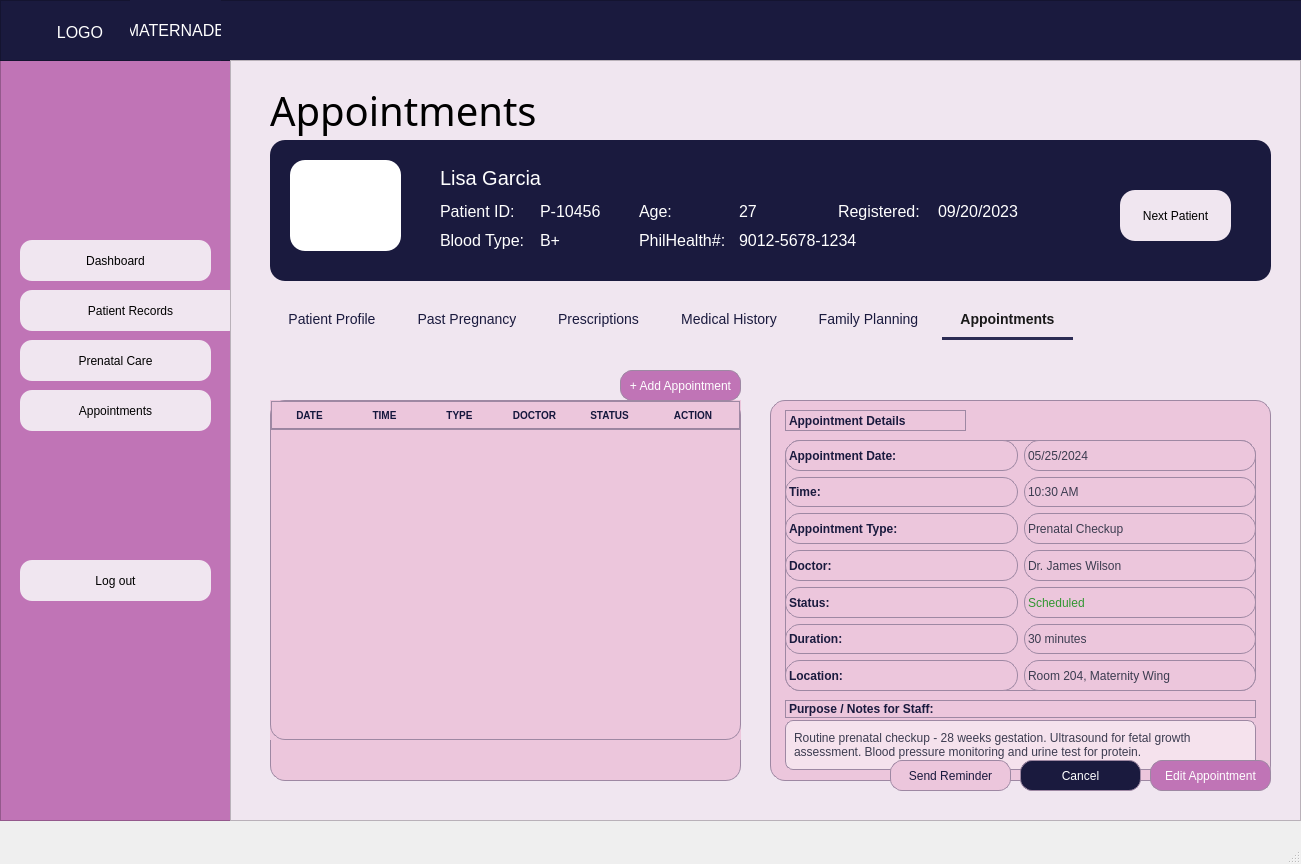
<?xml version="1.0" encoding="UTF-8"?>
<ui version="4.0">
 <class>MainWindow</class>
 <widget class="QMainWindow" name="MainWindow">
  <property name="geometry">
   <rect>
    <x>0</x>
    <y>0</y>
    <width>1301</width>
    <height>864</height>
   </rect>
  </property>
  <property name="sizePolicy">
   <sizepolicy hsizetype="Expanding" vsizetype="Expanding">
    <horstretch>0</horstretch>
    <verstretch>0</verstretch>
   </sizepolicy>
  </property>
  <property name="windowTitle">
   <string>MainWindow</string>
  </property>
  <widget class="QWidget" name="centralwidget">
   <widget class="QFrame" name="frame">
    <property name="geometry">
     <rect>
      <x>0</x>
      <y>60</y>
      <width>231</width>
      <height>761</height>
     </rect>
    </property>
    <property name="sizePolicy">
     <sizepolicy hsizetype="Expanding" vsizetype="Expanding">
      <horstretch>0</horstretch>
      <verstretch>0</verstretch>
     </sizepolicy>
    </property>
    <property name="styleSheet">
     <string notr="true">background-color: rgb(192, 116, 182)</string>
    </property>
    <property name="frameShape">
     <enum>QFrame::StyledPanel</enum>
    </property>
    <property name="frameShadow">
     <enum>QFrame::Raised</enum>
    </property>
    <widget class="QPushButton" name="pushButton">
     <property name="geometry">
      <rect>
       <x>20</x>
       <y>180</y>
       <width>191</width>
       <height>41</height>
      </rect>
     </property>
     <property name="styleSheet">
      <string notr="true">background-color: rgb(240, 230, 240);
border-radius: 12px;</string>
     </property>
     <property name="text">
      <string>Dashboard</string>
     </property>
    </widget>
    <widget class="QPushButton" name="pushButton_2">
     <property name="geometry">
      <rect>
       <x>20</x>
       <y>230</y>
       <width>221</width>
       <height>41</height>
      </rect>
     </property>
     <property name="styleSheet">
      <string notr="true">background-color: rgb(240, 230, 240);
border-radius: 12px;</string>
     </property>
     <property name="text">
      <string>Patient Records</string>
     </property>
    </widget>
    <widget class="QPushButton" name="pushButton_3">
     <property name="geometry">
      <rect>
       <x>20</x>
       <y>280</y>
       <width>191</width>
       <height>41</height>
      </rect>
     </property>
     <property name="styleSheet">
      <string notr="true">background-color: rgb(240, 230, 240);
border-radius: 12px;</string>
     </property>
     <property name="text">
      <string>Prenatal Care</string>
     </property>
    </widget>
    <widget class="QPushButton" name="pushButton_4">
     <property name="geometry">
      <rect>
       <x>20</x>
       <y>330</y>
       <width>191</width>
       <height>41</height>
      </rect>
     </property>
     <property name="styleSheet">
      <string notr="true">background-color: rgb(240, 230, 240);
border-radius: 12px;</string>
     </property>
     <property name="text">
      <string>Appointments</string>
     </property>
    </widget>
    <widget class="QPushButton" name="pushButton_5">
     <property name="geometry">
      <rect>
       <x>20</x>
       <y>500</y>
       <width>191</width>
       <height>41</height>
      </rect>
     </property>
     <property name="styleSheet">
      <string notr="true">background-color: rgb(240, 230, 240);
border-radius: 12px;</string>
     </property>
     <property name="text">
      <string>Log out</string>
     </property>
    </widget>
   </widget>
   <widget class="QFrame" name="frame_2">
    <property name="geometry">
     <rect>
      <x>0</x>
      <y>0</y>
      <width>1341</width>
      <height>61</height>
     </rect>
    </property>
    <property name="styleSheet">
     <string notr="true">background-color: rgb(26, 26, 62)</string>
    </property>
    <property name="frameShape">
     <enum>QFrame::StyledPanel</enum>
    </property>
    <property name="frameShadow">
     <enum>QFrame::Raised</enum>
    </property>
    <widget class="QLabel" name="label_2">
     <property name="geometry">
      <rect>
       <x>130</x>
       <y>0</y>
       <width>91</width>
       <height>61</height>
      </rect>
     </property>
     <property name="font">
      <font>
       <family>Segoe UI</family>
       <pointsize>12</pointsize>
       <bold>false</bold>
      </font>
     </property>
     <property name="styleSheet">
      <string notr="true">color: rgb(255, 255, 255);</string>
     </property>
     <property name="text">
      <string>MATERNADB</string>
     </property>
     <property name="alignment">
      <set>Qt::AlignCenter</set>
     </property>
    </widget>
    <widget class="QLabel" name="label_3">
     <property name="geometry">
      <rect>
       <x>30</x>
       <y>10</y>
       <width>100</width>
       <height>45</height>
      </rect>
     </property>
     <property name="sizePolicy">
      <sizepolicy hsizetype="Expanding" vsizetype="Expanding">
       <horstretch>0</horstretch>
       <verstretch>0</verstretch>
      </sizepolicy>
     </property>
     <property name="minimumSize">
      <size>
       <width>100</width>
       <height>45</height>
      </size>
     </property>
     <property name="font">
      <font>
       <family>Segoe UI</family>
       <pointsize>12</pointsize>
       <bold>false</bold>
      </font>
     </property>
     <property name="styleSheet">
      <string notr="true">color: rgb(255, 255, 255);</string>
     </property>
     <property name="text">
      <string>LOGO</string>
     </property>
     <property name="alignment">
      <set>Qt::AlignCenter</set>
     </property>
    </widget>
   </widget>
   <widget class="QFrame" name="frame_3">
    <property name="geometry">
     <rect>
      <x>230</x>
      <y>60</y>
      <width>1071</width>
      <height>761</height>
     </rect>
    </property>
    <property name="sizePolicy">
     <sizepolicy hsizetype="Expanding" vsizetype="Expanding">
      <horstretch>0</horstretch>
      <verstretch>0</verstretch>
     </sizepolicy>
    </property>
    <property name="font">
     <font>
      <family>Nirmala UI Semilight</family>
     </font>
    </property>
    <property name="styleSheet">
     <string notr="true">background-color: rgb(240, 230, 240)</string>
    </property>
    <property name="frameShape">
     <enum>QFrame::StyledPanel</enum>
    </property>
    <property name="frameShadow">
     <enum>QFrame::Raised</enum>
    </property>
    <widget class="QLabel" name="label">
     <property name="geometry">
      <rect>
       <x>40</x>
       <y>20</y>
       <width>301</width>
       <height>61</height>
      </rect>
     </property>
     <property name="font">
      <font>
       <family>Arial Black</family>
       <pointsize>30</pointsize>
      </font>
     </property>
     <property name="text">
      <string>Appointments</string>
     </property>
    </widget>
    <widget class="QFrame" name="frame_4">
     <property name="geometry">
      <rect>
       <x>40</x>
       <y>80</y>
       <width>1001</width>
       <height>141</height>
      </rect>
     </property>
     <property name="sizePolicy">
      <sizepolicy hsizetype="Expanding" vsizetype="Expanding">
       <horstretch>0</horstretch>
       <verstretch>0</verstretch>
      </sizepolicy>
     </property>
     <property name="styleSheet">
      <string notr="true">border-radius:15px;
background-color: rgb(26, 26, 62);</string>
     </property>
     <property name="frameShape">
      <enum>QFrame::StyledPanel</enum>
     </property>
     <property name="frameShadow">
      <enum>QFrame::Raised</enum>
     </property>
     <widget class="QFrame" name="frame_5">
      <property name="geometry">
       <rect>
        <x>20</x>
        <y>20</y>
        <width>111</width>
        <height>91</height>
       </rect>
      </property>
      <property name="styleSheet">
       <string notr="true">background-color: rgb(255, 255, 255);</string>
      </property>
      <property name="frameShape">
       <enum>QFrame::StyledPanel</enum>
      </property>
      <property name="frameShadow">
       <enum>QFrame::Raised</enum>
      </property>
     </widget>
     <widget class="QLabel" name="patient_name">
      <property name="geometry">
       <rect>
        <x>170</x>
        <y>30</y>
        <width>411</width>
        <height>16</height>
       </rect>
      </property>
      <property name="sizePolicy">
       <sizepolicy hsizetype="Expanding" vsizetype="Expanding">
        <horstretch>0</horstretch>
        <verstretch>0</verstretch>
       </sizepolicy>
      </property>
      <property name="styleSheet">
       <string notr="true">color: rgb(255, 255, 255);
font-size: 20px</string>
      </property>
      <property name="text">
       <string>Lisa Garcia</string>
      </property>
     </widget>
     <widget class="QPushButton" name="next_btn">
      <property name="geometry">
       <rect>
        <x>850</x>
        <y>50</y>
        <width>111</width>
        <height>51</height>
       </rect>
      </property>
      <property name="styleSheet">
       <string notr="true">background-color: rgb(240, 230, 240);
border-radius: 15px;</string>
      </property>
      <property name="text">
       <string>Next Patient</string>
      </property>
     </widget>
     <widget class="QWidget" name="layoutWidget">
      <property name="geometry">
       <rect>
        <x>170</x>
        <y>60</y>
        <width>591</width>
        <height>52</height>
       </rect>
      </property>
      <layout class="QGridLayout" name="gridLayout">
       <item row="0" column="0">
        <widget class="QLabel" name="patient_id_label">
         <property name="styleSheet">
          <string notr="true">color: rgb(255, 255, 255);
font-size: 16px</string>
         </property>
         <property name="text">
          <string>Patient ID:</string>
         </property>
        </widget>
       </item>
       <item row="0" column="1">
        <widget class="QLabel" name="placeholder_p_ID">
         <property name="styleSheet">
          <string notr="true">color: rgb(255, 255, 255);
font-size: 16px</string>
         </property>
         <property name="text">
          <string>P-10456</string>
         </property>
        </widget>
       </item>
       <item row="0" column="2">
        <widget class="QLabel" name="patient_id_label_3">
         <property name="styleSheet">
          <string notr="true">color: rgb(255, 255, 255);
font-size: 16px</string>
         </property>
         <property name="text">
          <string>Age:</string>
         </property>
        </widget>
       </item>
       <item row="0" column="3">
        <widget class="QLabel" name="placeholder_age">
         <property name="styleSheet">
          <string notr="true">color: rgb(255, 255, 255);
font-size: 16px</string>
         </property>
         <property name="text">
          <string>27</string>
         </property>
        </widget>
       </item>
       <item row="0" column="4">
        <widget class="QLabel" name="patient_id_label_5">
         <property name="styleSheet">
          <string notr="true">color: rgb(255, 255, 255);
font-size: 16px</string>
         </property>
         <property name="text">
          <string>Registered:</string>
         </property>
        </widget>
       </item>
       <item row="0" column="5">
        <widget class="QLabel" name="placeholder_register_date">
         <property name="styleSheet">
          <string notr="true">color: rgb(255, 255, 255);
font-size: 16px</string>
         </property>
         <property name="text">
          <string>09/20/2023</string>
         </property>
        </widget>
       </item>
       <item row="1" column="0">
        <widget class="QLabel" name="patient_id_label_2">
         <property name="styleSheet">
          <string notr="true">color: rgb(255, 255, 255);
font-size: 16px</string>
         </property>
         <property name="text">
          <string>Blood Type:</string>
         </property>
        </widget>
       </item>
       <item row="1" column="1">
        <widget class="QLabel" name="placeholder_p_bloodType">
         <property name="styleSheet">
          <string notr="true">color: rgb(255, 255, 255);
font-size: 16px</string>
         </property>
         <property name="text">
          <string>B+</string>
         </property>
        </widget>
       </item>
       <item row="1" column="2">
        <widget class="QLabel" name="patient_id_label_4">
         <property name="styleSheet">
          <string notr="true">color: rgb(255, 255, 255);
font-size: 16px</string>
         </property>
         <property name="text">
          <string>PhilHealth#:</string>
         </property>
        </widget>
       </item>
       <item row="1" column="3" colspan="3">
        <widget class="QLabel" name="placeholder_philhealth_num">
         <property name="styleSheet">
          <string notr="true">color: rgb(255, 255, 255);
font-size: 16px</string>
         </property>
         <property name="text">
          <string>9012-5678-1234</string>
         </property>
        </widget>
       </item>
      </layout>
     </widget>
    </widget>
    <widget class="QWidget" name="layoutWidget">
     <property name="geometry">
      <rect>
       <x>40</x>
       <y>240</y>
       <width>803</width>
       <height>40</height>
      </rect>
     </property>
     <layout class="QHBoxLayout" name="horizontalLayout">
      <item>
       <widget class="QPushButton" name="pushButton_6">
        <property name="sizePolicy">
         <sizepolicy hsizetype="Expanding" vsizetype="Expanding">
          <horstretch>0</horstretch>
          <verstretch>0</verstretch>
         </sizepolicy>
        </property>
        <property name="styleSheet">
         <string notr="true">QPushButton {
    background: transparent;
    border: none;
    padding: 8px 18px;
    color: rgb(26, 26, 62);
    font-size: 14px;
}
QPushButton:hover {
    color: #000;
}
QPushButton:checked {
    color: #1a1a1a;
    border-bottom: 3px solid #2c2c54;
}
QPushButton:!checked {
    border-bottom: 3px solid transparent;
}</string>
        </property>
        <property name="text">
         <string>Patient Profile</string>
        </property>
        <property name="checkable">
         <bool>true</bool>
        </property>
       </widget>
      </item>
      <item>
       <widget class="QPushButton" name="pushButton_7">
        <property name="sizePolicy">
         <sizepolicy hsizetype="Expanding" vsizetype="Expanding">
          <horstretch>0</horstretch>
          <verstretch>0</verstretch>
         </sizepolicy>
        </property>
        <property name="styleSheet">
         <string notr="true">QPushButton {
    background: transparent;
    border: none;
    padding: 8px 18px;
    color: rgb(26, 26, 62);
    font-size: 14px;
}
QPushButton:hover {
    color: #000;
}
QPushButton:checked {
    color: #1a1a1a;
    border-bottom: 3px solid #2c2c54;
}
QPushButton:!checked {
    border-bottom: 3px solid transparent;
}</string>
        </property>
        <property name="text">
         <string>Past Pregnancy</string>
        </property>
       </widget>
      </item>
      <item>
       <widget class="QPushButton" name="pushButton_8">
        <property name="sizePolicy">
         <sizepolicy hsizetype="Expanding" vsizetype="Expanding">
          <horstretch>0</horstretch>
          <verstretch>0</verstretch>
         </sizepolicy>
        </property>
        <property name="styleSheet">
         <string notr="true">QPushButton {
    background: transparent;
    border: none;
    padding: 8px 18px;
    color: rgb(26, 26, 62);
    font-size: 14px;
}
QPushButton:hover {
    color: #000;
}
QPushButton:checked {
    color: #1a1a1a;
    border-bottom: 3px solid #2c2c54;
}
QPushButton:!checked {
    border-bottom: 3px solid transparent;
}</string>
        </property>
        <property name="text">
         <string>Prescriptions</string>
        </property>
       </widget>
      </item>
      <item>
       <widget class="QPushButton" name="pushButton_9">
        <property name="sizePolicy">
         <sizepolicy hsizetype="Expanding" vsizetype="Expanding">
          <horstretch>0</horstretch>
          <verstretch>0</verstretch>
         </sizepolicy>
        </property>
        <property name="styleSheet">
         <string notr="true">QPushButton {
    background: transparent;
    border: none;
    padding: 8px 18px;
    color: rgb(26, 26, 62);
    font-size: 14px;
}
QPushButton:hover {
    color: #000;
}
QPushButton:checked {
    color: #1a1a1a;
    border-bottom: 3px solid #2c2c54;
}
QPushButton:!checked {
    border-bottom: 3px solid transparent;
}</string>
        </property>
        <property name="text">
         <string>Medical History</string>
        </property>
       </widget>
      </item>
      <item>
       <widget class="QPushButton" name="pushButton_10">
        <property name="sizePolicy">
         <sizepolicy hsizetype="Expanding" vsizetype="Expanding">
          <horstretch>0</horstretch>
          <verstretch>0</verstretch>
         </sizepolicy>
        </property>
        <property name="styleSheet">
         <string notr="true">QPushButton {
    background: transparent;
    border: none;
    padding: 8px 18px;
    color: rgb(26, 26, 62);
    font-size: 14px;
}
QPushButton:hover {
    color: #000;
}
QPushButton:checked {
    color: #1a1a1a;
    border-bottom: 3px solid #2c2c54;
}
QPushButton:!checked {
    border-bottom: 3px solid transparent;
}</string>
        </property>
        <property name="text">
         <string>Family Planning</string>
        </property>
       </widget>
      </item>
      <item>
       <widget class="QPushButton" name="pushButton_11">
        <property name="sizePolicy">
         <sizepolicy hsizetype="Expanding" vsizetype="Expanding">
          <horstretch>0</horstretch>
          <verstretch>0</verstretch>
         </sizepolicy>
        </property>
        <property name="styleSheet">
         <string notr="true">QPushButton {
    background: transparent;
    border: none;
    padding: 8px 18px;
    color: rgb(26, 26, 62);
    font-size: 14px;
    font-weight: bold;
}
QPushButton:hover {
    color: #000;
}
QPushButton:checked {
    color: #1a1a1a;
    border-bottom: 3px solid #2c2c54;
}
QPushButton:!checked {
    border-bottom: 3px solid transparent;
}</string>
        </property>
        <property name="text">
         <string>Appointments</string>
        </property>
        <property name="checkable">
         <bool>true</bool>
        </property>
        <property name="checked">
         <bool>true</bool>
        </property>
       </widget>
      </item>
     </layout>
    </widget>
    <widget class="QFrame" name="left">
     <property name="geometry">
      <rect>
       <x>40</x>
       <y>340</y>
       <width>471</width>
       <height>381</height>
      </rect>
     </property>
     <property name="styleSheet">
      <string notr="true">background-color:rgb(236, 198, 220);
border: 1px solid rgb(158, 136, 163);
border-radius: 15px;</string>
     </property>
     <property name="frameShape">
      <enum>QFrame::StyledPanel</enum>
     </property>
     <property name="frameShadow">
      <enum>QFrame::Raised</enum>
     </property>
     <widget class="QTableWidget" name="appointments_table">
      <property name="geometry">
       <rect>
        <x>0</x>
        <y>0</y>
        <width>471</width>
        <height>340</height>
       </rect>
      </property>
      <property name="autoFillBackground">
       <bool>true</bool>
      </property>
      <property name="styleSheet">
       <string notr="true">QTableWidget {
    background-color:rgb(236, 198, 220);
    border: 1px solid rgb(158, 136, 163);
    border-radius: 15px;
}
QTableWidget::item {
    background-color: rgb(236, 198, 220);
    color: rgb(21, 23, 61);
    padding: 8px;
    border: none;
    border-bottom: 1px solid rgb(210, 177, 200);
}
QTableWidget::item:selected {
    background-color: rgb(192, 116, 182);
    color: white;
}
QHeaderView::section {
    background-color: rgb(236, 198, 220);
    color: rgb(21, 23, 61);
    font-weight: bold;
    font-size: 10px;
    border: none;
    border-bottom: 1px solid rgb(155, 132, 160);
    padding: 5px;
}
QScrollBar:vertical {
    background: white;
    width: 6px;
    border-radius: 3px;
}
QScrollBar::handle:vertical {
    background: rgb(178, 100, 168);
    border-radius: 3px;
}</string>
      </property>
      <property name="verticalScrollBarPolicy">
       <enum>Qt::ScrollBarAsNeeded</enum>
      </property>
      <property name="editTriggers">
       <set>QAbstractItemView::NoEditTriggers</set>
      </property>
      <property name="alternatingRowColors">
       <bool>false</bool>
      </property>
      <property name="selectionBehavior">
       <enum>QAbstractItemView::SelectRows</enum>
      </property>
      <property name="verticalScrollMode">
       <enum>QAbstractItemView::ScrollPerPixel</enum>
      </property>
      <property name="horizontalScrollMode">
       <enum>QAbstractItemView::ScrollPerPixel</enum>
      </property>
      <property name="showGrid">
       <bool>false</bool>
      </property>
      <property name="columnCount">
       <number>6</number>
      </property>
      <attribute name="horizontalHeaderCascadingSectionResizes">
       <bool>false</bool>
      </attribute>
      <attribute name="horizontalHeaderMinimumSectionSize">
       <number>32</number>
      </attribute>
      <attribute name="horizontalHeaderDefaultSectionSize">
       <number>75</number>
      </attribute>
      <attribute name="horizontalHeaderHighlightSections">
       <bool>true</bool>
      </attribute>
      <attribute name="horizontalHeaderShowSortIndicator" stdset="0">
       <bool>false</bool>
      </attribute>
      <attribute name="horizontalHeaderStretchLastSection">
       <bool>true</bool>
      </attribute>
      <attribute name="verticalHeaderVisible">
       <bool>false</bool>
      </attribute>
      <attribute name="verticalHeaderCascadingSectionResizes">
       <bool>false</bool>
      </attribute>
      <attribute name="verticalHeaderDefaultSectionSize">
       <number>40</number>
      </attribute>
      <column>
       <property name="text">
        <string>DATE</string>
       </property>
      </column>
      <column>
       <property name="text">
        <string>TIME</string>
       </property>
      </column>
      <column>
       <property name="text">
        <string>TYPE</string>
       </property>
      </column>
      <column>
       <property name="text">
        <string>DOCTOR</string>
       </property>
      </column>
      <column>
       <property name="text">
        <string>STATUS</string>
       </property>
      </column>
      <column>
       <property name="text">
        <string>ACTION</string>
       </property>
      </column>
     </widget>
    </widget>
    <widget class="QFrame" name="right_details">
     <property name="geometry">
      <rect>
       <x>540</x>
       <y>340</y>
       <width>501</width>
       <height>381</height>
      </rect>
     </property>
     <property name="sizePolicy">
      <sizepolicy hsizetype="Expanding" vsizetype="Expanding">
       <horstretch>0</horstretch>
       <verstretch>0</verstretch>
      </sizepolicy>
     </property>
     <property name="styleSheet">
      <string notr="true">background-color:rgb(236, 198, 220);
border: 1px solid rgb(158, 136, 163);
border-radius: 15px;</string>
     </property>
     <property name="frameShape">
      <enum>QFrame::StyledPanel</enum>
     </property>
     <property name="frameShadow">
      <enum>QFrame::Raised</enum>
     </property>
     <widget class="QLabel" name="label_4">
      <property name="geometry">
       <rect>
        <x>15</x>
        <y>10</y>
        <width>181</width>
        <height>21</height>
       </rect>
      </property>
      <property name="styleSheet">
       <string notr="true">font: 14pt &quot;Segoe UI&quot;;
font-weight: bold;
color: rgb(26, 26, 62);</string>
      </property>
      <property name="text">
       <string>Appointment Details</string>
      </property>
     </widget>
     <widget class="QWidget" name="formWidget">
      <property name="geometry">
       <rect>
        <x>15</x>
        <y>40</y>
        <width>471</width>
        <height>251</height>
       </rect>
      </property>
      <layout class="QGridLayout" name="gridLayout_2">
       <item row="0" column="0">
        <widget class="QLabel" name="label_5">
         <property name="styleSheet">
          <string notr="true">font: 10pt &quot;Segoe UI&quot;;
font-weight: bold;
color: rgb(26, 26, 62);</string>
         </property>
         <property name="text">
          <string>Appointment Date:</string>
         </property>
        </widget>
       </item>
       <item row="0" column="1">
        <widget class="QLabel" name="date_value">
         <property name="styleSheet">
          <string notr="true">font: 10pt &quot;Segoe UI&quot;;
color: rgb(60, 60, 80);</string>
         </property>
         <property name="text">
          <string>05/25/2024</string>
         </property>
        </widget>
       </item>
       <item row="1" column="0">
        <widget class="QLabel" name="label_6">
         <property name="styleSheet">
          <string notr="true">font: 10pt &quot;Segoe UI&quot;;
font-weight: bold;
color: rgb(26, 26, 62);</string>
         </property>
         <property name="text">
          <string>Time:</string>
         </property>
        </widget>
       </item>
       <item row="1" column="1">
        <widget class="QLabel" name="time_value">
         <property name="styleSheet">
          <string notr="true">font: 10pt &quot;Segoe UI&quot;;
color: rgb(60, 60, 80);</string>
         </property>
         <property name="text">
          <string>10:30 AM</string>
         </property>
        </widget>
       </item>
       <item row="2" column="0">
        <widget class="QLabel" name="label_7">
         <property name="styleSheet">
          <string notr="true">font: 10pt &quot;Segoe UI&quot;;
font-weight: bold;
color: rgb(26, 26, 62);</string>
         </property>
         <property name="text">
          <string>Appointment Type:</string>
         </property>
        </widget>
       </item>
       <item row="2" column="1">
        <widget class="QLabel" name="type_value">
         <property name="styleSheet">
          <string notr="true">font: 10pt &quot;Segoe UI&quot;;
color: rgb(60, 60, 80);</string>
         </property>
         <property name="text">
          <string>Prenatal Checkup</string>
         </property>
        </widget>
       </item>
       <item row="3" column="0">
        <widget class="QLabel" name="label_8">
         <property name="styleSheet">
          <string notr="true">font: 10pt &quot;Segoe UI&quot;;
font-weight: bold;
color: rgb(26, 26, 62);</string>
         </property>
         <property name="text">
          <string>Doctor:</string>
         </property>
        </widget>
       </item>
       <item row="3" column="1">
        <widget class="QLabel" name="doctor_value">
         <property name="styleSheet">
          <string notr="true">font: 10pt &quot;Segoe UI&quot;;
color: rgb(60, 60, 80);</string>
         </property>
         <property name="text">
          <string>Dr. James Wilson</string>
         </property>
        </widget>
       </item>
       <item row="4" column="0">
        <widget class="QLabel" name="label_9">
         <property name="styleSheet">
          <string notr="true">font: 10pt &quot;Segoe UI&quot;;
font-weight: bold;
color: rgb(26, 26, 62);</string>
         </property>
         <property name="text">
          <string>Status:</string>
         </property>
        </widget>
       </item>
       <item row="4" column="1">
        <widget class="QLabel" name="status_value">
         <property name="styleSheet">
          <string notr="true">font: 10pt &quot;Segoe UI&quot;;
color: rgb(50, 150, 50);</string>
         </property>
         <property name="text">
          <string>Scheduled</string>
         </property>
        </widget>
       </item>
       <item row="5" column="0">
        <widget class="QLabel" name="label_10">
         <property name="styleSheet">
          <string notr="true">font: 10pt &quot;Segoe UI&quot;;
font-weight: bold;
color: rgb(26, 26, 62);</string>
         </property>
         <property name="text">
          <string>Duration:</string>
         </property>
        </widget>
       </item>
       <item row="5" column="1">
        <widget class="QLabel" name="duration_value">
         <property name="styleSheet">
          <string notr="true">font: 10pt &quot;Segoe UI&quot;;
color: rgb(60, 60, 80);</string>
         </property>
         <property name="text">
          <string>30 minutes</string>
         </property>
        </widget>
       </item>
       <item row="6" column="0">
        <widget class="QLabel" name="label_11">
         <property name="styleSheet">
          <string notr="true">font: 10pt &quot;Segoe UI&quot;;
font-weight: bold;
color: rgb(26, 26, 62);</string>
         </property>
         <property name="text">
          <string>Location:</string>
         </property>
        </widget>
       </item>
       <item row="6" column="1">
        <widget class="QLabel" name="location_value">
         <property name="styleSheet">
          <string notr="true">font: 10pt &quot;Segoe UI&quot;;
color: rgb(60, 60, 80);</string>
         </property>
         <property name="text">
          <string>Room 204, Maternity Wing</string>
         </property>
        </widget>
       </item>
      </layout>
     </widget>
     <widget class="QLabel" name="purpose_label">
      <property name="geometry">
       <rect>
        <x>15</x>
        <y>300</y>
        <width>471</width>
        <height>18</height>
       </rect>
      </property>
      <property name="styleSheet">
       <string notr="true">font: 10pt &quot;Segoe UI&quot;;
font-weight: bold;
color: rgb(26, 26, 62);</string>
      </property>
      <property name="text">
       <string>Purpose / Notes for Staff:</string>
      </property>
     </widget>
     <widget class="QLabel" name="purpose_value">
      <property name="geometry">
       <rect>
        <x>15</x>
        <y>320</y>
        <width>471</width>
        <height>50</height>
       </rect>
      </property>
      <property name="styleSheet">
       <string notr="true">font: 9pt &quot;Segoe UI&quot;;
color: rgb(60, 60, 80);
background-color: rgba(255,255,255,0.5);
border-radius: 8px;
padding: 5px;</string>
      </property>
      <property name="text">
       <string>Routine prenatal checkup - 28 weeks gestation. Ultrasound for fetal growth assessment. Blood pressure monitoring and urine test for protein.</string>
      </property>
      <property name="wordWrap">
       <bool>true</bool>
      </property>
     </widget>
    </widget>
    <widget class="QPushButton" name="add_appointment_btn">
     <property name="geometry">
      <rect>
       <x>390</x>
       <y>310</y>
       <width>121</width>
       <height>31</height>
      </rect>
     </property>
     <property name="sizePolicy">
      <sizepolicy hsizetype="Expanding" vsizetype="Expanding">
       <horstretch>0</horstretch>
       <verstretch>0</verstretch>
      </sizepolicy>
     </property>
     <property name="styleSheet">
      <string notr="true">border-radius: 12px;
background-color: rgb(192, 116, 182);
color: white;
border: 1px solid rgb(158, 136, 163);</string>
     </property>
     <property name="text">
      <string>+ Add Appointment</string>
     </property>
    </widget>
    <widget class="QPushButton" name="edit_appointment_btn">
     <property name="geometry">
      <rect>
       <x>920</x>
       <y>700</y>
       <width>121</width>
       <height>31</height>
      </rect>
     </property>
     <property name="sizePolicy">
      <sizepolicy hsizetype="Expanding" vsizetype="Expanding">
       <horstretch>0</horstretch>
       <verstretch>0</verstretch>
      </sizepolicy>
     </property>
     <property name="styleSheet">
      <string notr="true">border-radius: 12px;
background-color: rgb(192, 116, 182);
color: white;
border: 1px solid rgb(158, 136, 163);</string>
     </property>
     <property name="text">
      <string>Edit Appointment</string>
     </property>
    </widget>
    <widget class="QPushButton" name="cancel_btn">
     <property name="geometry">
      <rect>
       <x>790</x>
       <y>700</y>
       <width>121</width>
       <height>31</height>
      </rect>
     </property>
     <property name="sizePolicy">
      <sizepolicy hsizetype="Expanding" vsizetype="Expanding">
       <horstretch>0</horstretch>
       <verstretch>0</verstretch>
      </sizepolicy>
     </property>
     <property name="styleSheet">
      <string notr="true">border-radius: 12px;
background-color: rgb(26, 26, 62);
color: white;
border: 1px solid rgb(158, 136, 163);</string>
     </property>
     <property name="text">
      <string>Cancel</string>
     </property>
    </widget>
    <widget class="QPushButton" name="reminder_btn">
     <property name="geometry">
      <rect>
       <x>660</x>
       <y>700</y>
       <width>121</width>
       <height>31</height>
      </rect>
     </property>
     <property name="sizePolicy">
      <sizepolicy hsizetype="Expanding" vsizetype="Expanding">
       <horstretch>0</horstretch>
       <verstretch>0</verstretch>
      </sizepolicy>
     </property>
     <property name="styleSheet">
      <string notr="true">border-radius: 12px;
background-color: rgb(236, 198, 220);
color: rgb(26, 26, 62);
border: 1px solid rgb(158, 136, 163);</string>
     </property>
     <property name="text">
      <string>Send Reminder</string>
     </property>
    </widget>
   </widget>
  </widget>
  <widget class="QMenuBar" name="menubar">
   <property name="geometry">
    <rect>
     <x>0</x>
     <y>0</y>
     <width>1301</width>
     <height>22</height>
    </rect>
   </property>
  </widget>
  <widget class="QStatusBar" name="statusbar"/>
 </widget>
 <resources/>
 <connections/>
</ui>
